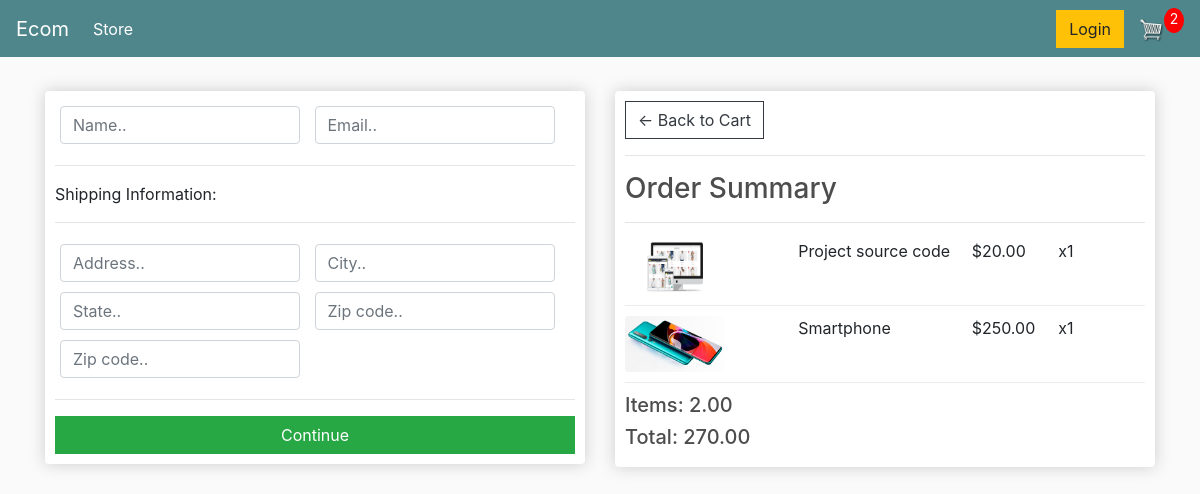
Screenshot of /checkout/ (signed in) with the database file from the repository.
### store/models.py (models this page shows, shortened)
class OrderItem(models.Model):
    product = models.ForeignKey(Product, on_delete=models.SET_NULL, null=True)
    order = models.ForeignKey(Order, on_delete=models.SET_NULL, null=True)
    quantity = models.IntegerField(default=0, null=True, blank=True)
    date_added = models.DateTimeField(auto_now_add=True)
    @property
    def get_total(self):
        total = self.product.price * self.quantity
        return total

class Product(models.Model):
    name = models.CharField(max_length=200)
    price = models.FloatField()
    digital = models.BooleanField(default=False, null=True, blank=True)
    image = models.ImageField(null=True, blank=True)
    @property
    def imageURL(self):
        try:
            url = self.image.url
        except:
            url = ''
        return url

class Order(models.Model):
    customer = models.ForeignKey(Customer, on_delete=models.SET_NULL, null=True, blank=True)
    date_ordered = models.DateTimeField(auto_now_add=True)
    complete = models.BooleanField(default=False)
    transaction_id = models.CharField(max_length=100, null=True)
    @property
    def shipping(self):
        shipping = False
        orderitems = self.orderitem_set.all()
        for i in orderitems:
            if i.product.digital == False:
                shipping = True
        return shipping
    @property
    def get_cart_total(self):
        orderitems = self.orderitem_set.all()
        total = sum([item.get_total for item in orderitems])
        return total
    @property
    def get_cart_items(self):
        orderitems = self.orderitem_set.all()
        total = sum([item.quantity for item in orderitems])
        return total

### store/views.py (the view)
# urls.py: path('checkout/', views.checkout, name="checkout"),
def checkout(request):
    if request.user.is_authenticated:
        customer = request.user.customer
        order, created = Order.objects.get_or_create(customer=customer, complete=False)
        items = order.orderitem_set.all()
        cartItems = order.get_cart_items
    else:
        items = []
        order = {'get_cart_total': 0, 'get_cart_items': 0, 'shipping': False}
        cartItems = order['get_cart_items']
    context = {'items': items, 'order': order, 'cartItems': cartItems}
    return render(request, 'store/checkout.html', context)

### store/templates/store/checkout.html (shortened to what this page needs)
{% extends 'store/main.html' %}
{% load static %}
{% block content %}
<div class="row">
	<div class="col-lg-6">
		<div class="box-element" id="form-wrapper">
			<form id="form">
				<div id="user-info">
					<div class="form-field">
						<input required class="form-control" type="text" name="name" placeholder="Name..">
					</div>
					<div class="form-field">
						<input required class="form-control" type="email" name="email" placeholder="Email..">
					</div>
				</div>
				<div id="shipping-info">
					<hr>
					<p>Shipping Information:</p>
					<hr>
					<div class="form-field">
						<input class="form-control" type="text" name="address" placeholder="Address..">
					</div>
					<div class="form-field">
						<input class="form-control" type="text" name="city" placeholder="City..">
					</div>
					<div class="form-field">
						<input class="form-control" type="text" name="state" placeholder="State..">
					</div>
					<div class="form-field">
						<input class="form-control" type="text" name="zipcode" placeholder="Zip code..">
					</div>
					<div class="form-field">
						<input class="form-control" type="text" name="country" placeholder="Zip code..">
					</div>
				</div>
				<hr>
				<input id="form-button" class="btn btn-success btn-block" type="submit" value="Continue">
			</form>
		</div>
	</div>
	<br>
	<div class="col-lg-6">
		<div class="box-element">
			<a class="btn btn-outline-dark" href="{% url 'cart' %}">&#x2190; Back to Cart</a>
			<hr>
			<h3>Order Summary</h3>
			<hr>
			{% for item in items %}
			<div class="cart-row">
				<div style="flex:2"><img class="row-image" src="{{item.product.imageURL}}"></div>
				<div style="flex:2"><p>{{item.product.name}}</p></div>
				<div style="flex:1"><p>${{item.product.price|floatformat:2}}</p></div>
				<div style="flex:1"><p>x{{item.quantity}}</p></div>
			</div>
			{% endfor %}
			<h5>Items: {{order.get_cart_items|floatformat:2}}</h5>
			<h5>Total: {{order.get_cart_total|floatformat:2}}</h5>
		</div>
	</div>
</div>
{% endblock content %}

### static/css/main.css (style rules this page uses)
body { background-color: hsl(0, 0%, 98%); }
h1,h2,h3,h4,h5,h6 { color:hsl(0, 0%, 30%); }
.box-element { box-shadow:hsl(0, 0%, 80%) 0 0 16px; background-color: #fff; border-radius: 4px; padding: 10px; }
.col-lg-4, .col-lg-6, .col-lg-8, .col-lg-12 { margin-top: 10px; }
.btn { border-radius: 0; }
.row-image { width: 100px; }
.form-field { width:250px; display: inline-block; padding: 5px; }
.cart-row { display: flex; align-items: flex-stretch; padding-bottom: 10px; margin-bottom: 10px; border-bottom: 1px solid #ececec; }

### rows the page displays
OrderItem: product.imageURL (picture), product.name "Project source code", product.price "20.00", quantity "1"
OrderItem: product.imageURL (picture), product.name "Smartphone", product.price "250.00", quantity "1"
Order: get_cart_items "2.00", get_cart_total "270.00"

### other values shown
{{ cartItems }} "2"
